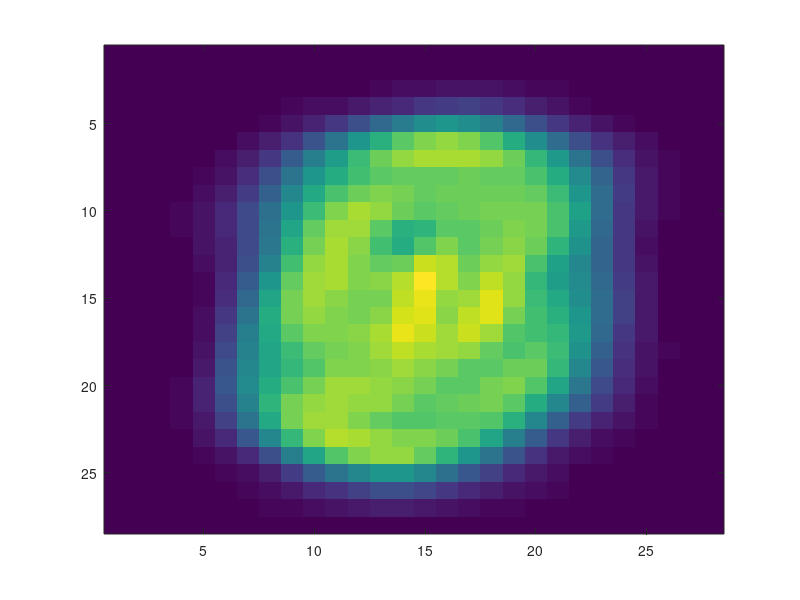
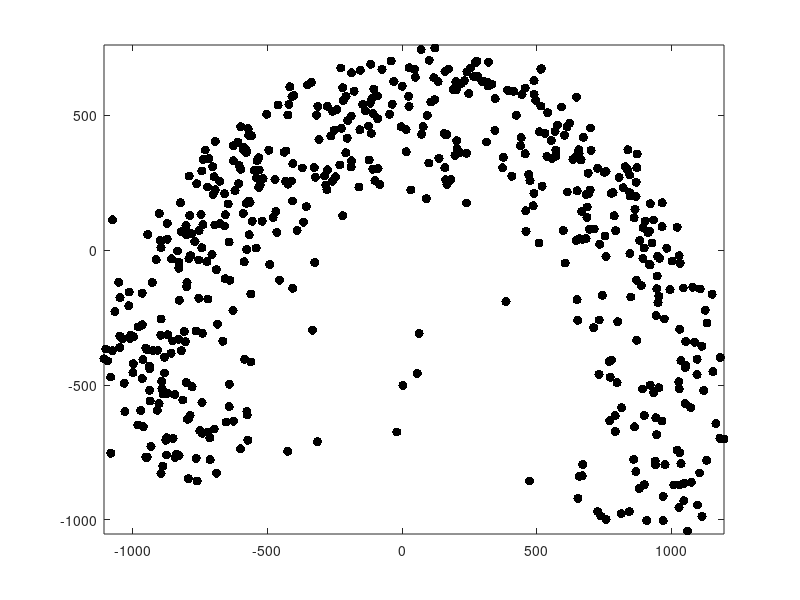
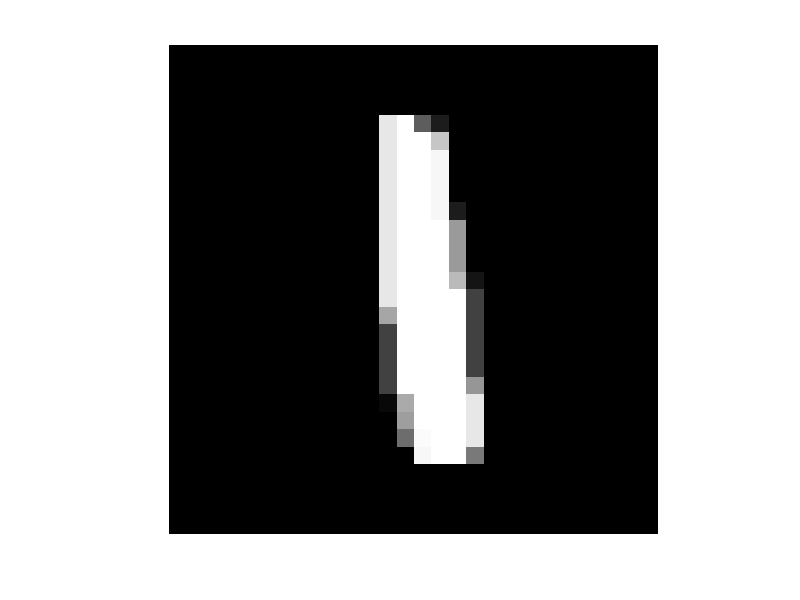
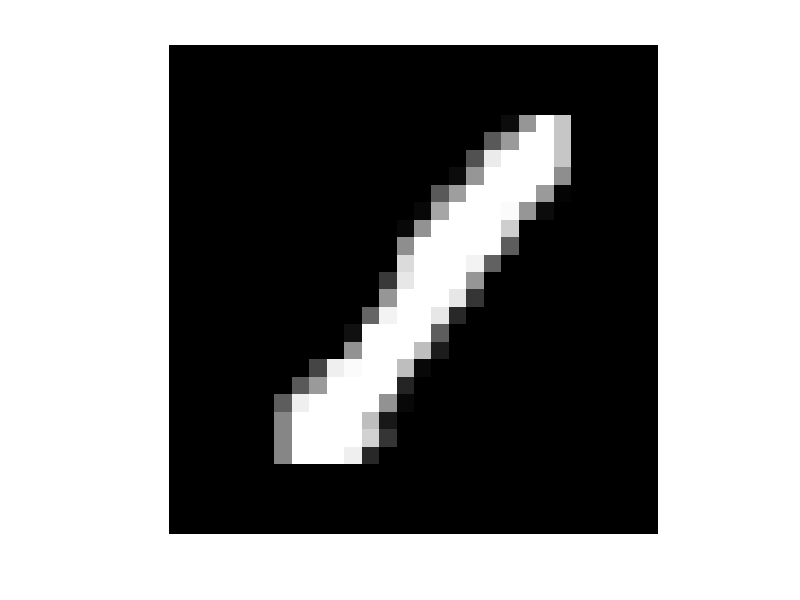

Here is the MATLAB script that generated these plots, in order:
close all
clear all
clc

load('Example_MNIST_digits.mat');
ul = unique(labb);
means = zeros(size(ul,1), size(b,2));

for j = 1 : size(ul, 1)
   means(j,:) = mean(b(labb==j,:)); 
end

dist = zeros(size(b));
for i = 1 : size(b,1)
   dist(i,:) = sum((repmat(b(i,:), size(means,1), 1) - means).^2);
end

sums = sum(dist);

[~, ind] = max(sums);

disp(ind);

imSums = reshape(sums, 28, 28);

imagesc(imSums');

[~, pc] = pca(b(labb == 2, :));

figure
plot(pc(:,1), pc(:,2), 'k.', 'markersize', 20);

axis equal

[~, mini] = min(pc(:,1))

c = b(labb==2, :);
figure
imshow(uint8(reshape(c(mini,:),28,28)'));

[~, maxi] = max(pc(:,1))
figure
imshow(uint8(reshape(c(maxi,:),28,28)'));
